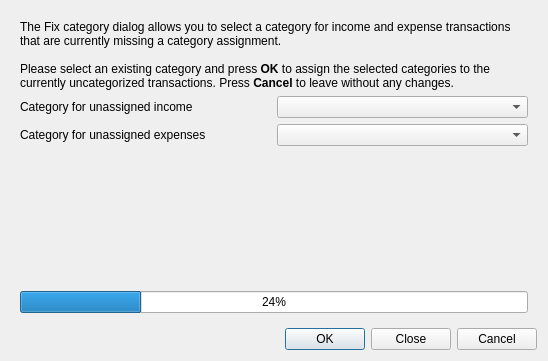
<?xml version="1.0" encoding="UTF-8"?>
<ui version="4.0">
 <class>FixUncategorizedTransactions</class>
 <widget class="QDialog" name="FixUncategorizedTransactions">
  <property name="geometry">
   <rect>
    <x>0</x>
    <y>0</y>
    <width>548</width>
    <height>361</height>
   </rect>
  </property>
  <property name="windowTitle">
   <string>Dialog</string>
  </property>
  <layout class="QVBoxLayout" name="verticalLayout_2">
   <item>
    <widget class="QStackedWidget" name="m_stackWidget">
     <property name="currentIndex">
      <number>1</number>
     </property>
     <widget class="QWidget" name="noFixPage">
      <layout class="QVBoxLayout" name="verticalLayout">
       <item>
        <spacer name="verticalSpacer_3">
         <property name="orientation">
          <enum>Qt::Vertical</enum>
         </property>
         <property name="sizeHint" stdset="0">
          <size>
           <width>20</width>
           <height>40</height>
          </size>
         </property>
        </spacer>
       </item>
       <item>
        <widget class="QLabel" name="label">
         <property name="text">
          <string>Good, no uncategorzied transactions found in your data.</string>
         </property>
         <property name="alignment">
          <set>Qt::AlignCenter</set>
         </property>
         <property name="wordWrap">
          <bool>true</bool>
         </property>
        </widget>
       </item>
       <item>
        <spacer name="verticalSpacer_4">
         <property name="orientation">
          <enum>Qt::Vertical</enum>
         </property>
         <property name="sizeHint" stdset="0">
          <size>
           <width>20</width>
           <height>40</height>
          </size>
         </property>
        </spacer>
       </item>
      </layout>
     </widget>
     <widget class="QWidget" name="fixPage">
      <layout class="QVBoxLayout" name="verticalLayout_3">
       <item>
        <widget class="QLabel" name="m_introlabel">
         <property name="text">
          <string notr="true">&lt;qt&gt;The Fix category dialog allows you to select a category for income and expense transactions that are currently missing a category assignment.&lt;br&gt;&lt;br&gt;

Please select an existing category and press &lt;b&gt;OK&lt;/b&gt; to assign the selected categories to the currently uncategorized transactions. Press &lt;b&gt;Cancel&lt;/b&gt; to leave without any changes.&lt;/qt&gt;</string>
         </property>
         <property name="wordWrap">
          <bool>true</bool>
         </property>
        </widget>
       </item>
       <item>
        <layout class="QGridLayout" name="gridLayout">
         <item row="0" column="0">
          <widget class="QLabel" name="m_incomeLabel">
           <property name="text">
            <string notr="true">Category for unassigned income</string>
           </property>
          </widget>
         </item>
         <item row="0" column="1">
          <widget class="KMyMoneyAccountCombo" name="m_incomeCategory"/>
         </item>
         <item row="1" column="0">
          <widget class="QLabel" name="m_expenseLabel">
           <property name="text">
            <string notr="true">Category for unassigned expenses</string>
           </property>
          </widget>
         </item>
         <item row="1" column="1">
          <widget class="KMyMoneyAccountCombo" name="m_expenseCategory"/>
         </item>
        </layout>
       </item>
       <item>
        <spacer name="verticalSpacer">
         <property name="orientation">
          <enum>Qt::Vertical</enum>
         </property>
         <property name="sizeHint" stdset="0">
          <size>
           <width>20</width>
           <height>160</height>
          </size>
         </property>
        </spacer>
       </item>
       <item>
        <widget class="QProgressBar" name="m_progressBar">
         <property name="value">
          <number>24</number>
         </property>
        </widget>
       </item>
       <item>
        <spacer name="verticalSpacer_2">
         <property name="orientation">
          <enum>Qt::Vertical</enum>
         </property>
         <property name="sizeHint" stdset="0">
          <size>
           <width>20</width>
           <height>0</height>
          </size>
         </property>
        </spacer>
       </item>
      </layout>
     </widget>
    </widget>
   </item>
   <item>
    <layout class="QHBoxLayout" name="horizontalLayout">
     <item>
      <spacer name="horizontalSpacer">
       <property name="orientation">
        <enum>Qt::Horizontal</enum>
       </property>
       <property name="sizeHint" stdset="0">
        <size>
         <width>40</width>
         <height>20</height>
        </size>
       </property>
      </spacer>
     </item>
     <item>
      <widget class="QDialogButtonBox" name="m_buttonBox">
       <property name="orientation">
        <enum>Qt::Horizontal</enum>
       </property>
       <property name="standardButtons">
        <set>QDialogButtonBox::Cancel|QDialogButtonBox::Close|QDialogButtonBox::Ok</set>
       </property>
      </widget>
     </item>
    </layout>
   </item>
  </layout>
 </widget>
 <customwidgets>
  <customwidget>
   <class>KComboBox</class>
   <extends>QComboBox</extends>
   <header>kcombobox.h</header>
  </customwidget>
  <customwidget>
   <class>KMyMoneyAccountCombo</class>
   <extends>KComboBox</extends>
   <header>kmymoneyaccountcombo.h</header>
   <container>1</container>
  </customwidget>
 </customwidgets>
 <resources/>
 <connections>
  <connection>
   <sender>m_buttonBox</sender>
   <signal>accepted()</signal>
   <receiver>FixUncategorizedTransactions</receiver>
   <slot>accept()</slot>
   <hints>
    <hint type="sourcelabel">
     <x>248</x>
     <y>254</y>
    </hint>
    <hint type="destinationlabel">
     <x>157</x>
     <y>274</y>
    </hint>
   </hints>
  </connection>
  <connection>
   <sender>m_buttonBox</sender>
   <signal>rejected()</signal>
   <receiver>FixUncategorizedTransactions</receiver>
   <slot>reject()</slot>
   <hints>
    <hint type="sourcelabel">
     <x>316</x>
     <y>260</y>
    </hint>
    <hint type="destinationlabel">
     <x>286</x>
     <y>274</y>
    </hint>
   </hints>
  </connection>
 </connections>
</ui>
